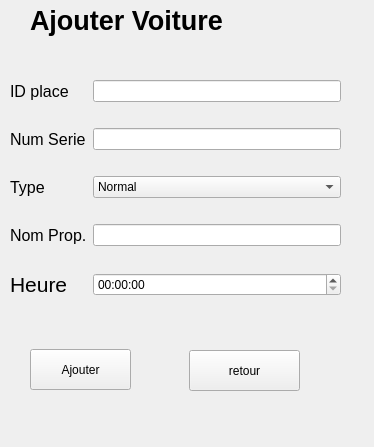
<?xml version="1.0" encoding="UTF-8"?>
<ui version="4.0">
 <class>ajoutersuggestion</class>
 <widget class="QWidget" name="ajoutersuggestion">
  <property name="geometry">
   <rect>
    <x>0</x>
    <y>0</y>
    <width>374</width>
    <height>447</height>
   </rect>
  </property>
  <property name="windowTitle">
   <string>Form</string>
  </property>
  <property name="windowIcon">
   <iconset>
    <normaloff>../../Desktop/8833.jpg</normaloff>../../Desktop/8833.jpg</iconset>
  </property>
  <widget class="QWidget" name="layoutWidget">
   <property name="geometry">
    <rect>
     <x>10</x>
     <y>60</y>
     <width>331</width>
     <height>261</height>
    </rect>
   </property>
   <layout class="QGridLayout" name="gridLayout">
    <item row="1" column="0">
     <widget class="QLabel" name="label_idclient_avis">
      <property name="font">
       <font>
        <pointsize>12</pointsize>
       </font>
      </property>
      <property name="text">
       <string>Num Serie</string>
      </property>
     </widget>
    </item>
    <item row="4" column="0">
     <widget class="QLabel" name="label_2">
      <property name="font">
       <font>
        <pointsize>12</pointsize>
       </font>
      </property>
      <property name="text">
       <string>Type</string>
      </property>
     </widget>
    </item>
    <item row="5" column="1">
     <widget class="QLineEdit" name="nomprop"/>
    </item>
    <item row="5" column="0">
     <widget class="QLabel" name="label_id_avis">
      <property name="font">
       <font>
        <pointsize>12</pointsize>
       </font>
      </property>
      <property name="text">
       <string>Nom Prop.</string>
      </property>
     </widget>
    </item>
    <item row="4" column="1">
     <widget class="QComboBox" name="comboBox2">
      <item>
       <property name="text">
        <string>Normal</string>
       </property>
      </item>
      <item>
       <property name="text">
        <string>VIP</string>
       </property>
      </item>
      <item>
       <property name="text">
        <string>Handicapé</string>
       </property>
      </item>
     </widget>
    </item>
    <item row="0" column="0">
     <widget class="QLabel" name="label_avis">
      <property name="enabled">
       <bool>true</bool>
      </property>
      <property name="font">
       <font>
        <pointsize>12</pointsize>
       </font>
      </property>
      <property name="text">
       <string>ID place</string>
      </property>
     </widget>
    </item>
    <item row="0" column="1">
     <widget class="QLineEdit" name="id_place"/>
    </item>
    <item row="1" column="1">
     <widget class="QLineEdit" name="id_voiture"/>
    </item>
    <item row="6" column="0">
     <widget class="QLabel" name="label_3">
      <property name="font">
       <font>
        <pointsize>16</pointsize>
       </font>
      </property>
      <property name="text">
       <string>Heure</string>
      </property>
     </widget>
    </item>
    <item row="6" column="1">
     <widget class="QTimeEdit" name="time"/>
    </item>
   </layout>
  </widget>
  <widget class="QLabel" name="ajouteravis_2">
   <property name="geometry">
    <rect>
     <x>30</x>
     <y>0</y>
     <width>271</width>
     <height>41</height>
    </rect>
   </property>
   <property name="font">
    <font>
     <pointsize>20</pointsize>
     <weight>75</weight>
     <bold>true</bold>
    </font>
   </property>
   <property name="text">
    <string>Ajouter Voiture</string>
   </property>
  </widget>
  <widget class="QPushButton" name="pushButton">
   <property name="geometry">
    <rect>
     <x>30</x>
     <y>349</y>
     <width>101</width>
     <height>41</height>
    </rect>
   </property>
   <property name="autoFillBackground">
    <bool>false</bool>
   </property>
   <property name="styleSheet">
    <string notr="true"/>
   </property>
   <property name="text">
    <string>Ajouter</string>
   </property>
  </widget>
  <widget class="QPushButton" name="retour">
   <property name="geometry">
    <rect>
     <x>189</x>
     <y>350</y>
     <width>111</width>
     <height>41</height>
    </rect>
   </property>
   <property name="text">
    <string>retour</string>
   </property>
  </widget>
  <widget class="QLabel" name="label">
   <property name="geometry">
    <rect>
     <x>100</x>
     <y>350</y>
     <width>121</width>
     <height>41</height>
    </rect>
   </property>
   <property name="text">
    <string/>
   </property>
   <property name="pixmap">
    <pixmap>../../Downloads/res/lagoralogo.png</pixmap>
   </property>
  </widget>
 </widget>
 <resources/>
 <connections/>
</ui>
